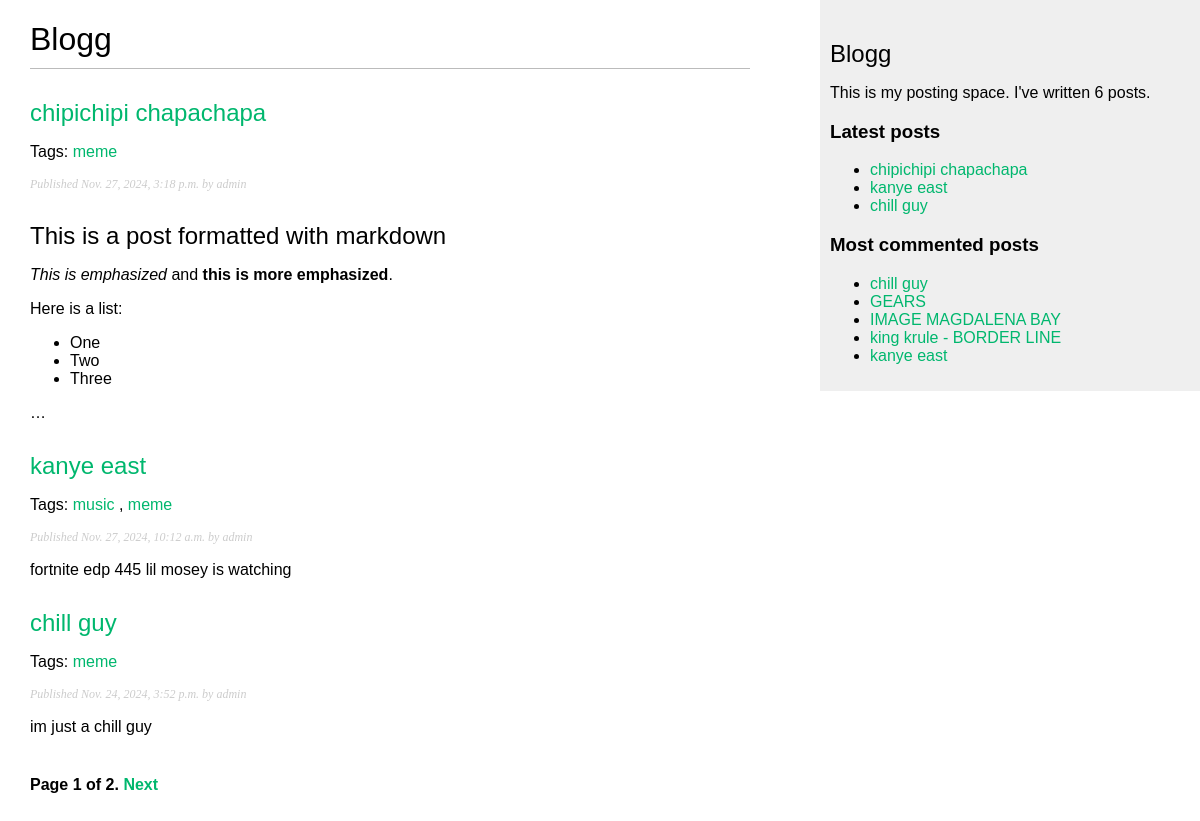
The page /my_app/ on the database its author committed.
### my_app/models.py (models this page shows, shortened)
class Post(models.Model):
    class Status(models.TextChoices):
        DRAFT = 'DF', 'Draft'
        PUBLISHED = 'PB', 'Published'
    title = models.CharField(max_length=250)
    slug = models.SlugField(max_length=250,
                            unique_for_date='publish')
    author = models.ForeignKey(User,
                               on_delete=models.CASCADE,
                               related_name='blog_posts')
    body = models.TextField()
    publish = models.DateTimeField(default=timezone.now)
    created = models.DateTimeField(auto_now_add=True)
    updated = models.DateTimeField(auto_now=True)
    status = models.CharField(max_length=2,
                              choices=Status.choices,
                              default=Status.DRAFT)
    objects = models.Manager() # менеджер, применяемый по умолчанию
    published = PublishedManager() # конкретно-прикладной менеджер
    tags = TaggableManager()
    class Meta:
        ordering = ['-publish']
        indexes = [
            models.Index(fields=['-publish'])
        ]
    def get_absolute_url(self):
        return reverse("blog:post_detail", args=[self.publish.year,
                                                 self.publish.month,
                                                 self.publish.day,
                                                 self.slug])

### my_app/views.py (the view)
# urls.py: path('', views.post_list, name='post_list'),
def post_list(request, tag_slug=None):
    post_list = Post.published.all()
    tag = None
    if tag_slug:
        tag = get_object_or_404(Tag, slug=tag_slug)
        post_list = post_list.filter(tags__in=[tag])
    paginator = Paginator(post_list, 3)
    page_number = request.GET.get('page', 1)
    try:
        posts = paginator.page(page_number)
    except PageNotAnInteger:
        posts = paginator.page(1)
    except EmptyPage:
        posts = paginator.page(paginator.num_pages)
    return render(request,
                  'blog/post/list.html',
                  {'posts': posts,
                   'tag': tag})

### my_app/models.py (called while the page is built)
    def get_queryset(self) -> models.QuerySet:
        return super().get_queryset()\
            .filter(status=Post.Status.PUBLISHED)

### my_app/templatetags/blog_tags.py (called while the page is built)
@register.simple_tag
def total_posts():
    return Post.published.count()

@register.simple_tag
def get_most_commented_posts(count=5):
    return Post.published.annotate(
            total_comments=Count('comments')
            ).order_by('-total_comments')[:count]

@register.inclusion_tag('blog/post/latest_posts.html')
def show_latest_posts(count=5):
    latest_posts = Post.published.order_by('-publish')[:count]
    return {'latest_posts': latest_posts}

@register.filter(name='markdown')
def markdown_format(text):
    return mark_safe(markdown.markdown(text))

### my_app/templates/blog/post/list.html (shortened to what this page needs)
{% extends "blog/base.html" %}
{% load blog_tags %}
{% block content %}
<h1>Blogg</h1>
    {% for post in posts %}
        <h2>
            <a href="{{ post.get_absolute_url }}">
                {{ post.title }}
            </a>
        </h2>
        <p class="tags">
            Tags:
            {% for tag in post.tags.all %}
                <a href="{% url "blog:post_list_by_tag" tag.slug %}">
                    {{ tag.name }}
                </a>
                {% if not forloop.last %}, {% endif %}
            {% endfor %}
        </p>
        <p class="date">
            Published {{ post.publish }} by {{ post.author }}
        </p>
    {{ post.body|markdown|truncatewords_html:30 }}
    {% endfor %}
{% include "pagination.html" with page=posts %}
{% endblock %}

### my_app/templates/blog/base.html (shortened to what this page needs)
{% load blog_tags %}
{% load static %}
<!DOCTYPE html>
<html>
    <head>
        <link href="{% static "css/blog.css" %}" rel="stylesheet">
    </head>
    <body>
        <div id="content">
            {% block content %}
            {% endblock %}
        </div>
        <div id="sidebar">
            <h2>Blogg</h2>
            <p>
                This is my posting space.
                I've written {% total_posts %} posts.
            </p>
            <h3>Latest posts</h3>
            {% show_latest_posts 3 %}
            <h3>Most commented posts</h3>
            {% get_most_commented_posts as most_commented_posts %}
            <ul>
              {% for post in most_commented_posts %}
              <li>
                <a href="{{ post.get_absolute_url }}">{{ post.title }}</a>
              </li>
            {% endfor %}
        </div>
    </body>
</html>

### my_app/templates/blog/post/latest_posts.html
<ul>
    {% for post in latest_posts %}
   <li>
   <a href="{{ post.get_absolute_url }}">{{ post.title }}</a>
   </li>
    {% endfor %}
</ul>

### my_app/static/css/blog.css (style rules this page uses)
body { margin:0; padding:0; font-family:helvetica, sans-serif; }
a { color:#00b76e; text-decoration:none; }
h1 { font-weight:normal; border-bottom:1px solid #bbb; padding:0 0 10px 0; }
h2 { font-weight:normal; margin:30px 0 0; }
#content { float:left; width:60%; padding:0 0 0 30px; }
#sidebar { float:right; width:30%; padding:10px; background:#efefef; height:100%; }
p.date { color:#ccc; font-family: georgia, serif; font-size: 12px; font-style: italic; }

### rows shown on the page
Post: title "chipichipi chapachapa", publish "Nov. 27, 2024, 3:18 p.m.", author "admin", body "This is a post formatted with markdown This is emphasized and this is more emphasized . Here is a list: One Two Three …"
Tag: name "meme"
Post: title "kanye east", publish "Nov. 27, 2024, 10:12 a.m.", author "admin", body "fortnite edp 445 lil mosey is watching"
Tag: name "music"
Post: title "chill guy", publish "Nov. 24, 2024, 3:52 p.m.", author "admin", body "im just a chill guy"
Post: title "GEARS"
Post: title "IMAGE MAGDALENA BAY"
Post: title "king krule - BORDER LINE"

### other values the page prints
{{ page.number }} "1"
{{ page.paginator.num_pages }} "2"
